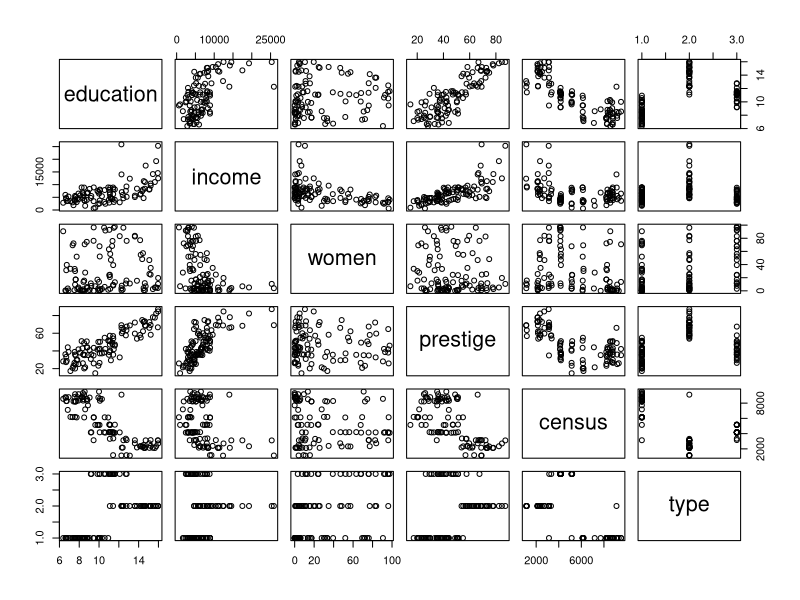
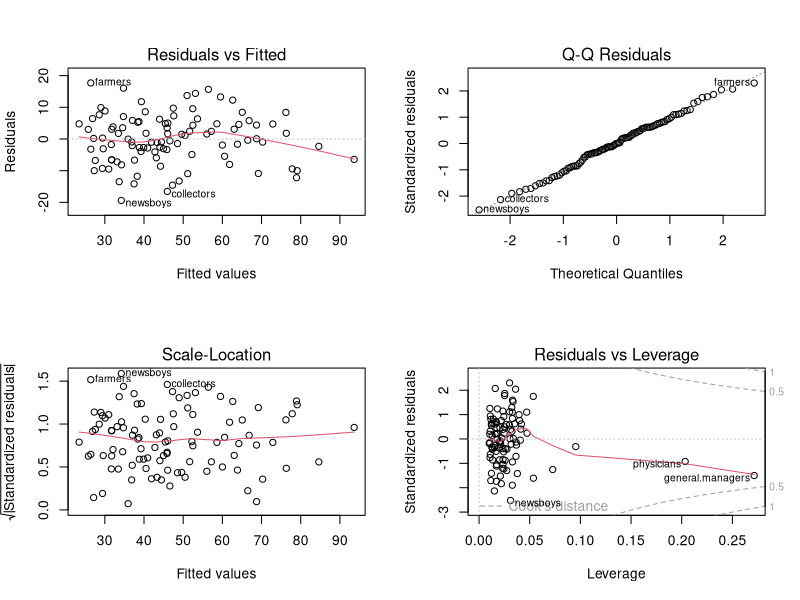
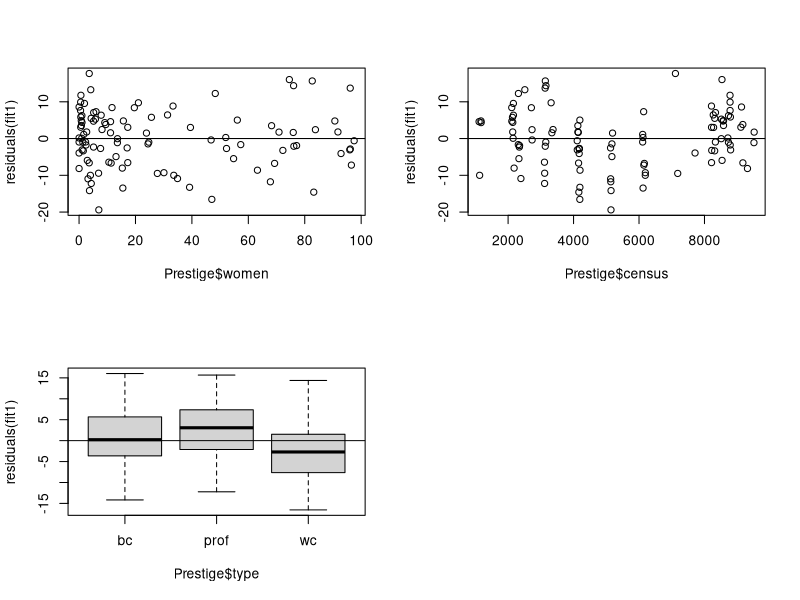

Write the R code that produced these figures, in order. (Note: this script raises an error after producing the figures.)
## ---- chunk 1
knitr::opts_chunk$set(echo = TRUE)
## ---- chunk 2
data(Prestige, package = "carData")
head(Prestige)
plot(Prestige)
## ---- chunk 3
fit1 <- lm(prestige ~ income+education, data = Prestige)
summary(fit1)
## ---- chunk 4
par(mfrow = c(2,2))
plot(fit1)
## ---- chunk 5
plot(residuals(fit1) ~ Prestige$women); abline(h = 0)
plot(residuals(fit1) ~ Prestige$census); abline(h = 0)
plot(residuals(fit1) ~ Prestige$type); abline(h = 0)
## ---- chunk 6
fit_wthtype <- update(fit1, . ~ .+type)
fit_wthcensus <- update(fit1, . ~ .+census)
summary(fit_wthtype)
summary(fit_wthcensus)
## ---- chunk 7
AIC(fit1); AIC(fit_wthcensus); AIC(fit_wthtype)
AIC(fit1, fit_wthcensus, fit_wthtype)
anova(fit1, fit_wthtype)
Prestige[is.na(Prestige$type),]
## ---- chunk 8
# Prestige <- Prestige[!is.na(Prestige$type),] 
fit1 <- lm(prestige ~ income + education, data = Prestige, subset = !is.na(Prestige$type))
fit_wthtype <- update(fit1, . ~ .+type)
fit_wthcensus <- update(fit1, . ~ .+census)
AIC(fit1, fit_wthcensus, fit_wthtype)
anova(fit1, fit_wthtype)
anova(fit1, fit_wthcensus)
## ---- chunk 9
head(model.matrix(fit_wthtype))
colSums(model.matrix(fit_wthtype))
table(Prestige$type)
fit_wthtype$coefficients
## ---- chunk 10
plot(Prestige$income, Prestige$prestige)
nd <- data.frame(income = seq(0, 25000, by = 100), education = mean(Prestige$education), 
                 type = "prof")
lines(nd$income, predict(fit_wthtype, newdata = nd), col = 2)
points(Prestige$income[Prestige$type == "prof"], 
      Prestige$prestige[Prestige$type == "prof"], col = 2, pch = 16)
nd <- data.frame(income = seq(0, 25000, by = 100), education = mean(Prestige$education), 
                 type = "wc")
lines(nd$income, predict(fit_wthtype, newdata = nd), col = 4)
nd <- data.frame(income = seq(0, 25000, by = 100), education = mean(Prestige$education), 
                 type = "bc")
lines(nd$income, predict(fit_wthtype, newdata = nd), col = 6)
## ---- chunk 11
fit_intall <- lm(prestige ~ income*type + education*type, 
                 data = Prestige, 
    subset = !is.na(Prestige$type))
summary(fit_intall)
## ---- chunk 12
AIC(fit_intall, fit_wthtype)
anova(fit_wthtype, fit_intall)
confint(fit_wthtype, parm = "education")
confint(fit_intall, parm = "education")
## ---- chunk 13
fit_inted <- lm(prestige ~ income+type + education*type, 
                 data = Prestige, 
    subset = !is.na(Prestige$type))
fit_intinc <- lm(prestige ~ income*type + education+type, 
                 data = Prestige, 
    subset = !is.na(Prestige$type))
summary(fit_inted)
summary(fit_intinc)
anova(fit_inted, fit_intall)
anova(fit_intinc, fit_intall)
anova(fit_wthtype, fit_intinc)
AIC(fit_inted, fit_intinc, fit_intall)
BIC(fit_inted, fit_intinc, fit_intall)
## ---- chunk 14
#coef angolare per prof
(0.0031344 - 0.0025102)
# coef angolare per wc 
(0.0031344 - 0.0014856)
## ---- chunk 15
Prestige$newtype <- factor(Prestige$type, 
                           levels = c("wc","bc","prof"))
table(Prestige$newtype)
table(Prestige$type)
coef(lm(prestige ~ income * newtype + education + newtype, data = Prestige, 
    subset = !is.na(Prestige$newtype)))
coef(fit_intinc)
(0.001648851 -0.001024614 )

logLik(lm(prestige ~ income * newtype + education + newtype, data = Prestige, 
    subset = !is.na(Prestige$newtype)))
logLik(fit_intinc)
## ---- chunk 16
head(model.matrix(fit_intinc))
head(model.matrix(lm(prestige ~ income * newtype + education + newtype, 
                     data = Prestige, 
    subset = !is.na(Prestige$newtype))))
## ---- chunk 17
col_type <- rep(1, length(Prestige$type)) 
col_type[Prestige$type == "wc"] <- 4                
col_type[Prestige$type == "prof"] <- 2      
plot(Prestige$income, Prestige$prestige, pch = 16, col = col_type)
# education = 10 
abline(a = coef(fit_intinc)[1]+coef(fit_intinc)[4]+coef(fit_intinc)[5]*10,
       b = coef(fit_intinc)[2]+coef(fit_intinc)[7], col = 4)
abline(a = coef(fit_intinc)[1]+coef(fit_intinc)[3]+coef(fit_intinc)[5]*10,
       b = coef(fit_intinc)[2]+coef(fit_intinc)[6], col = 2)
abline(a = coef(fit_intinc)[1]+coef(fit_intinc)[5]*10,
       b = coef(fit_intinc)[2], col = 1)


